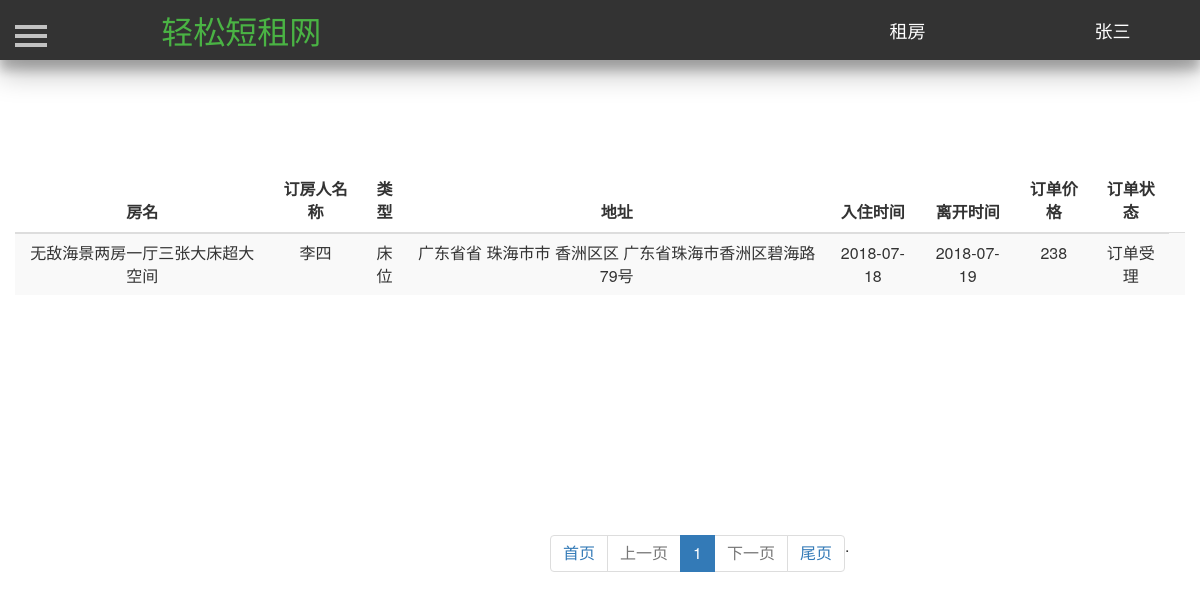
/rent_house/ (signed in), run on an earlier commit of the app's database.
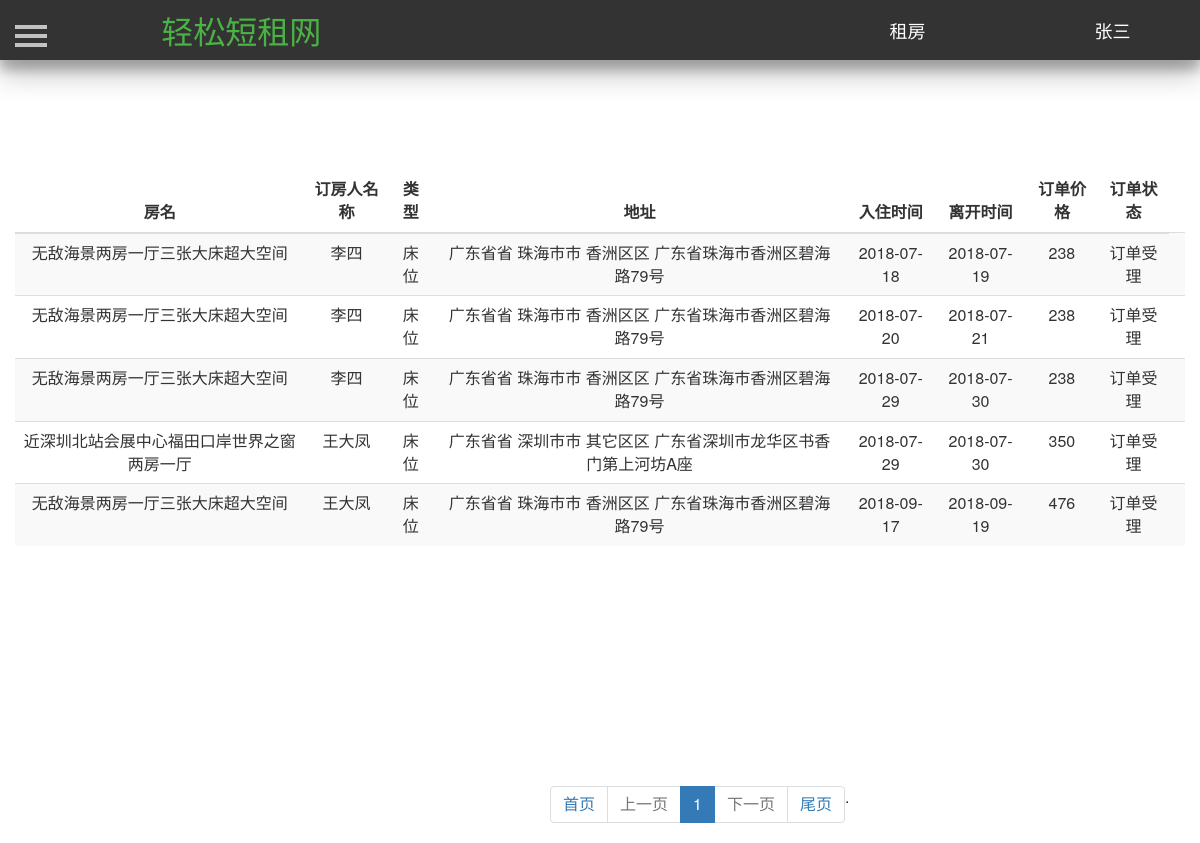
And on a later commit of the database.
### Renting/models.py (models this page shows, shortened)
class House(db.Model):
    id = db.Column(db.Integer, primary_key=True, autoincrement=True)  # ID 房屋唯一的标识
    house_name = db.Column(db.String(25))  # 房屋名  唯一   最大25个字符
    house_type = db.Column(db.Integer)  # 房屋类型，0表示整租，1表示单间 ，2表示床位
    area = db.Column(db.Integer)  # 房屋面积
    people = db.Column(db.Integer)  # 可住人数
    bedroom = db.Column(db.Integer)  # 卧房数
    toilet = db.Column(db.Integer)  # 卫生间数
    kitchen = db.Column(db.Integer)  # 是否有厨房
    bed = db.Column(db.Integer)  # 床位数
    bed_type = db.Column(db.Integer)  # 床型 0表示单人床  1表示双人床
    price = db.Column(db.Integer)  # 租一天的价格
    description = db.Column(db.String(200))  # 房屋描述
    facility = db.Column(db.String(10))  # 房屋设施，0表示无，1表示有
    province = db.Column(db.String(10))  # 省
    city = db.Column(db.String(10))  # 市
    district = db.Column(db.String(10))  # 地区
    address = db.Column(db.String(100))  # 具体地址
    username = db.Column(db.String(10), db.ForeignKey('user.username'))  # 房屋主人的名字，外键
    status = db.Column(db.Integer)  # 房屋状态，0表示未审核，1表示通过,2表示未通过
    url_one = db.Column(db.String(100))  # 房屋图片
    url_two = db.Column(db.String(100))  # 房屋图片
    url_three = db.Column(db.String(100))  # 房屋图片
    url_four = db.Column(db.String(100))  # 房屋图片
    url_five = db.Column(db.String(100))  # 房屋图片

class Order(db.Model):
    id = db.Column(db.Integer, primary_key=True, autoincrement=True)  # 订单唯一的ID
    house_id = db.Column(db.Integer, db.ForeignKey('house.id'))  # 房屋ID 作为外键
    seller = db.Column(db.String(10), db.ForeignKey('user.username'))  # 房屋的卖家  作为外键
    renter = db.Column(db.String(10), db.ForeignKey('user.username'))  # 房屋租户  作为外键
    start_time = db.Column(db.Date)  # 订单开始时间
    end_time = db.Column(db.Date)  # 订单结束时间
    total_price = db.Column(db.Integer)  # 订单的价格
    status = db.Column(db.Integer)  # 订单状态 0表示订单已取消  1表示订单未受理  2表示订单受理  3表示订单正在取消

### Renting/views.py (the view)
@app.route('/rent_house/', methods={'post', 'get'})
def rent_myhouse():
    username = current_user.username
    result_seller = []
    seller_list = Order.query.filter_by(seller=username, status=0).all()
    seller_list_two = Order.query.filter_by(seller=username, status=2).all()
    for item in seller_list:
        one = {}
        one_house = House.query.filter_by(id=item.house_id).first()
        one['order'] = item
        one['house'] = one_house
        result_seller.append(one)
    for item in seller_list_two:
        one = {}
        one_house = House.query.filter_by(id=item.house_id).first()
        one['order'] = item
        one['house'] = one_house
        result_seller.append(one)
    pager_obj = Pagination(request.args.get("page", 1), len(result_seller), request.path, request.args,
                               per_page_count=7)
    seller_list = result_seller[pager_obj.start:pager_obj.end]
    html = pager_obj.page_html()
    return render_template('rent_house.html', result_seller=seller_list, html=html)

### Renting/models.py (called while the page is built)
@login_manager.user_loader
def load_user(userid):
    return User.query.get(userid)

### Renting/page_utils.py (called while the page is built)
    @property
    def start(self):
        return (self.current_page - 1) * self.per_page_count

    @property
    def end(self):
        return self.current_page * self.per_page_count

### Renting/templates/rent_house.html (shortened to what the changed rows need)
<!DOCTYPE html>
<html lang="en">
	<head>
        <link href="https://cdn.bootcss.com/bootstrap/3.3.7/css/bootstrap.min.css" rel="stylesheet">
        <link href="/static/css/navigation.css" rel="stylesheet">
        <link href="/static/css/profile.css" rel="stylesheet">
         <link href="/static/css/sidebar.css" rel="stylesheet">
        <link type="text/css" href="/static/css/dialog.css"  rel="stylesheet"/>
	</head>
	<body>
       <div id="wrapper" style="margin-top=25px">
            <div id="page-content-wrapper">
                <div class="container">
                    <div class="row">
                        <table class="table table-striped" style="margin-top:100px;text-align:center">
                            <thead>
                                <tr>
                                    <th style="text-align:center">房名</th>
                                    <th style="text-align:center">订房人名称</th>
                                    <th style="text-align:center">类型</th>
                                    <th style="text-align:center">地址</th>
                                    <th style="text-align:center">入住时间</th>
                                    <th style="text-align:center">离开时间</th>
                                    <th style="text-align:center">订单价格</th>
                                    <th style="text-align:center">订单状态</th>
                                </tr>
                            </thead>
                            <tbody>
                            {% for item in result_seller: %}
                                <tr>
                                    <td>{{item['house'].house_name}}</td>
                                    <td>{{item['order'].renter}}</td>
                                    {% if item['house'].house_type==0 %}
                                    <td>整租</td>
                                    {% elif item['house'].house_type==1 %}
                                    <td>单间</td>
                                    {% else %}
                                    <td>床位</td>
                                    {% endif %}
                                    <td>{{item['house'].province}}省 {{item['house'].city}}市
                                        {% if item['house'].district !=None %}
                                        {{item['house'].district}}区
                                        {% endif %}
                                        {{item['house'].address}}
                                    </td>
                                    <td>{{item['order'].start_time}}</td>
                                    <td>{{item['order'].end_time}}</td>
                                    <td>{{item['order'].total_price}}</td>
                                    {% if item['order'].status == 0%}
                                    <td>订单已取消<td>
                                    {% elif item['order'].status == 1 %}
                                    <td>订单未受理<td>
                                    {% elif item['order'].status == 2 %}
                                    <td>订单受理<td>
                                    {% elif item['order'].status == 3 %}
                                    <td>订单取消中<td>
                                    {% endif %}
                                </tr>
                            {% endfor %}
                            </tbody>
                        </table>
                    </div>
                </div>
            </div>
        </div>
    </body>
</html>

What changed in the data, as far as the page shows it:
added Order: order.renter "李四", order.start_time "2018-07-20", order.end_time "2018-07-21", order.total_price "238", status 2 (drawn)
added Order: order.renter "李四", order.start_time "2018-07-29", order.end_time "2018-07-30", order.total_price "238", status 2 (drawn)
now on this page (row unchanged): House: house.house_name "近深圳北站会展中心福田口岸世界之窗两房一厅", house.province "广东省", house.city "深圳市", house.district "其它区", house.address "广东省深圳市龙华区书香门第上河坊A座"
added Order: order.renter "王大凤", order.start_time "2018-07-29", order.end_time "2018-07-30", order.total_price "350", status 2 (drawn)
added Order: order.renter "王大凤", order.start_time "2018-09-17", order.end_time "2018-09-19", order.total_price "476", status 2 (drawn)
Also different on the page:
new list line: "无敌海景两房一厅三张大床超大空间 广东省 珠海市 香洲区 广东省珠海市香洲区碧海路79号"
new list line: "床位 省 市 区 订单受理"
